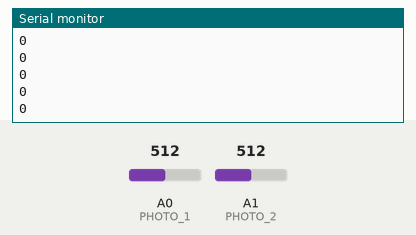
Bench run of a sketch on a simulated Arduino Uno, built with avr-gcc and run on an emulated ATmega328P. Parts: the last lines printed to the serial monitor. Inputs (shaded band) come from the test bench; at power-on: A0 (PHOTO_1) = 512, A1 (PHOTO_2) = 512.

Above: at 1.2 s.
1.3 s: A0 (PHOTO_1) set to 716
At 1.31 s:
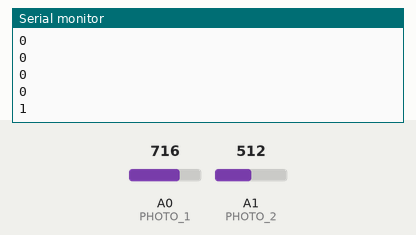
2.8 s: A1 (PHOTO_2) set to 900
At 2.81 s:
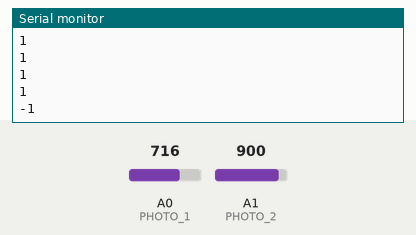
Timing chart, 0 to 5.8 s (numbered marks = the images above; inputs shaded):
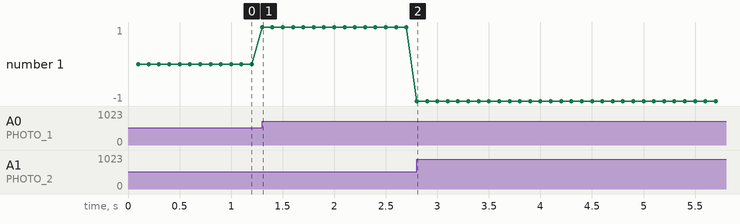

Measured:
- after the input at 1.3 s, the serial monitor: prints a new line at once (image 1)
- after the input at 2.8 s, the serial monitor: prints a new line at once (image 2)
- plotted number 1: 0 → 1 after the input at 1.3 s, 1 → -1 after the input at 2.8 s

The sketch:

Photoresistor_test.ino
```cpp
// Firmware test for Photoresistors
// Construct two voltage divider networks consisting of
//  510 Ohm resistors in series with photoresistors
// Apply 5V across the networks
// Connect the center point of each network
//  to pins A0 and A1 on the Arduino respectively

#include "TimerOne.h"

const int PHOTO_1 = 0;
const int PHOTO_2 = 1;

int suggestedSpin = 0;
const bool reversed = false;

const int threshold_low = 100;
const int threshold_high = 200;
int threshold;

void setup() {
  pinMode(PHOTO_1, INPUT);
  pinMode(PHOTO_2, INPUT);
  Serial.begin(9600);

  Timer1.initialize(100000);
  Timer1.attachInterrupt(setSuggestedSpin);
}

void loop() {

}

void setSuggestedSpin() {
  int p1, p2;
  if (!reversed) {
     p1 = analogRead(PHOTO_1);
     p2 = analogRead(PHOTO_2);
  } else {
     p1 = analogRead(PHOTO_2);
     p2 = analogRead(PHOTO_1);
  }

  if (p1 > p2) {
    if (p1 - p2 > threshold) {
      suggestedSpin = 1;
      threshold = threshold_low;
    } else if (p1 - p2 < threshold) {
      suggestedSpin = 0;
      threshold = threshold_high;
    }
  } else if (p2 > p1) {
    if (p1 - p2 < -threshold) {
      suggestedSpin = -1;
      threshold = threshold_low;
    } else if (p1 - p2 > -threshold) {
      suggestedSpin = 0;
      threshold = threshold_high;
    }
  }

  Serial.println(suggestedSpin);
}
```
